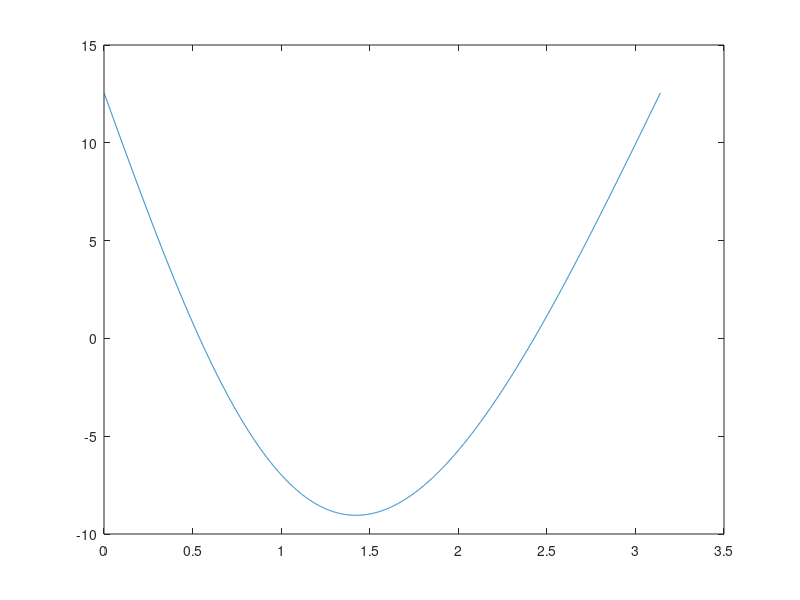
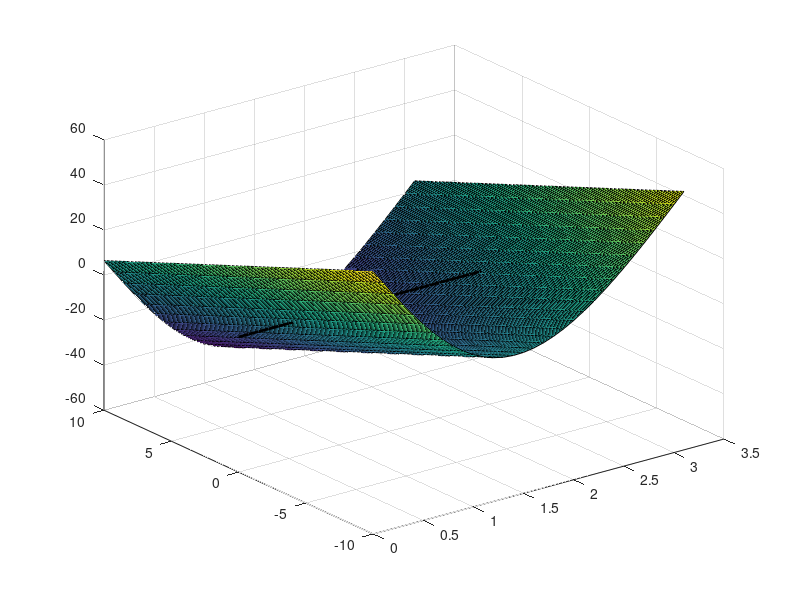
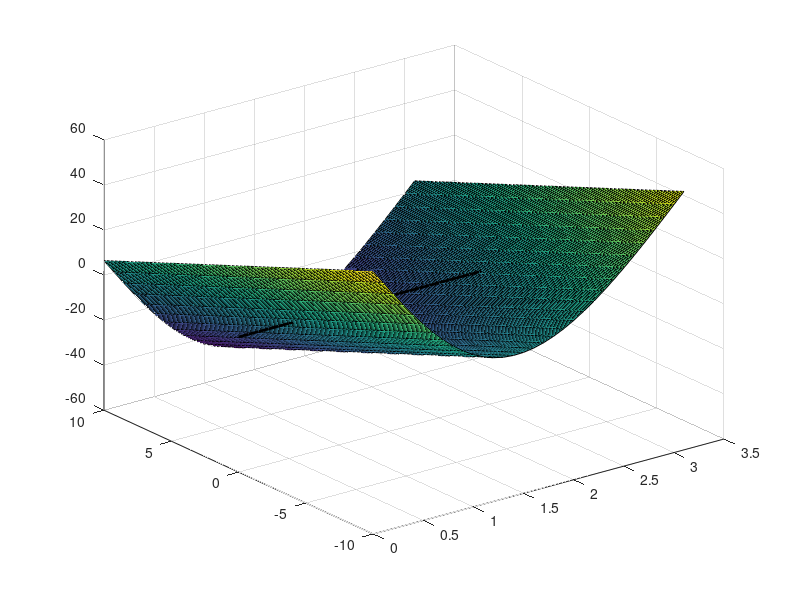

Here is the MATLAB script that generated these plots, in order: (Note: this script raises an error after producing the figures.)
clc;
close all;
clear;

wo = 314;
Po_r = 2e3;
Vo_r = 100;
E_r = 100;
Qo_r = 0;
Lf_r = 1.5e-3;
Cf_r = 20e-6;
Lg_r = 12e-3;
Xg_r = wo*Lg_r;

Vbase = 100;
Sbase = 2e3;
Zbase = Vbase^2/Sbase;
Kp = 0.04;
Kq = 0.1;
d = 0:0.001:pi;
Po = Po_r/Sbase;
Qo = Qo_r/Sbase;
Vo = Vo_r/Vbase;
E = E_r/Vbase;
Xg = Xg_r/Zbase;


V = (1.5*Kq*E*cos(d) - Xg + sqrt((Xg-1.5*Kq*E*cos(d)).^2 + 6*Kq*Xg*(Vo + Kq*Qo)))/3/Kq;
dp = wo*Kp*(Po - 1.5*E*V.*sin(d)/Xg);

plot(d,dp);

wp = 2*pi*0.4;
[d2,dp2] = meshgrid(0:0.1:pi,-10:0.1:10);
V2 = (1.5*Kq*E*cos(d2) - Xg + sqrt((Xg-1.5*Kq*E*cos(d2)).^2 + 6*Kq*Xg*(Vo + Kq*Qo)))/3/Kq;
dpp = -wp*dp2 + wp*wo*Kp*(Po - 1.5*E*V2.*sin(d2)/Xg);

figure(2)
surf(d2,dp2,dpp);
hold all;
plot3(d2(1,:),zeros(size(d2(1,:))),zeros(size(d2(1,:))),'Linewidth',2,'Color','black');

figure(3)
surf(d2,dp2,dpp);
hold all;
plot3(d2(1,:),zeros(size(d2(1,:))),zeros(size(d2(1,:))),'Linewidth',2,'Color','black');

E = E*0.6;
wp = 2*pi*0.4;
[d2,dp2] = meshgrid(0:0.1:pi,-10:0.1:10);
V2 = (1.5*Kq*E*cos(d2) - Xg + sqrt((Xg-1.5*Kq*E*cos(d2)).^2 + 6*Kq*Xg*(Vo + Kq*Qo)))/3/Kq;
dpp = -wp*dp2 + wp*wo*Kp*(Po - 1.5*E*V2.*sin(d2)/Xg);

tspan = [0 5];
y0 = [0.54; 0];
[t,y] = ode45(@(t,y) ang_stable(t,y,wp,Kp,Kq,Po,Qo,Vo,E,Xg), tspan, y0);

figure(2)
hold all;
surf(d2,dp2,dpp);
dp2_size = size(dp2);
surf(d2,dp2,0.*d2+0.*dp2,'FaceColor','red');

% E = E/0.6;
% wp = 2*pi*0.2;
% [d2,dp2] = meshgrid(0:0.1:pi,-10:0.1:10);
% V2 = (1.5*Kq*E*cos(d2) - Xg + sqrt((Xg-1.5*Kq*E*cos(d2)).^2 + 6*Kq*Xg*(Vo + Kq*Qo)))/3/Kq;
% dpp = -wp*dp2 + wp*wo*Kp*(Po - 1.5*E*V2.*sin(d2)/Xg);
% 
% figure(3)
% hold all;
% surf(d2,dp2,dpp);

function dydt = ang_stable(t,y,wp,Kp,Kq,Po,Qo,Vo,E,Xg)

dydt = zeros(2,1);
dydt(1) = y(2);
A = Po - E/2*sin(y(1))/Xg/Kq;
B = 1.5*Kq*E*cos(y(1));
C = B - Xg +sqrt((Xg-B)^2+6*Kq*Xg*(Vo+Kq*Qo));
dydt(2) = -wp*y(2) + wp*Kp*(Po-A*C);
 
end